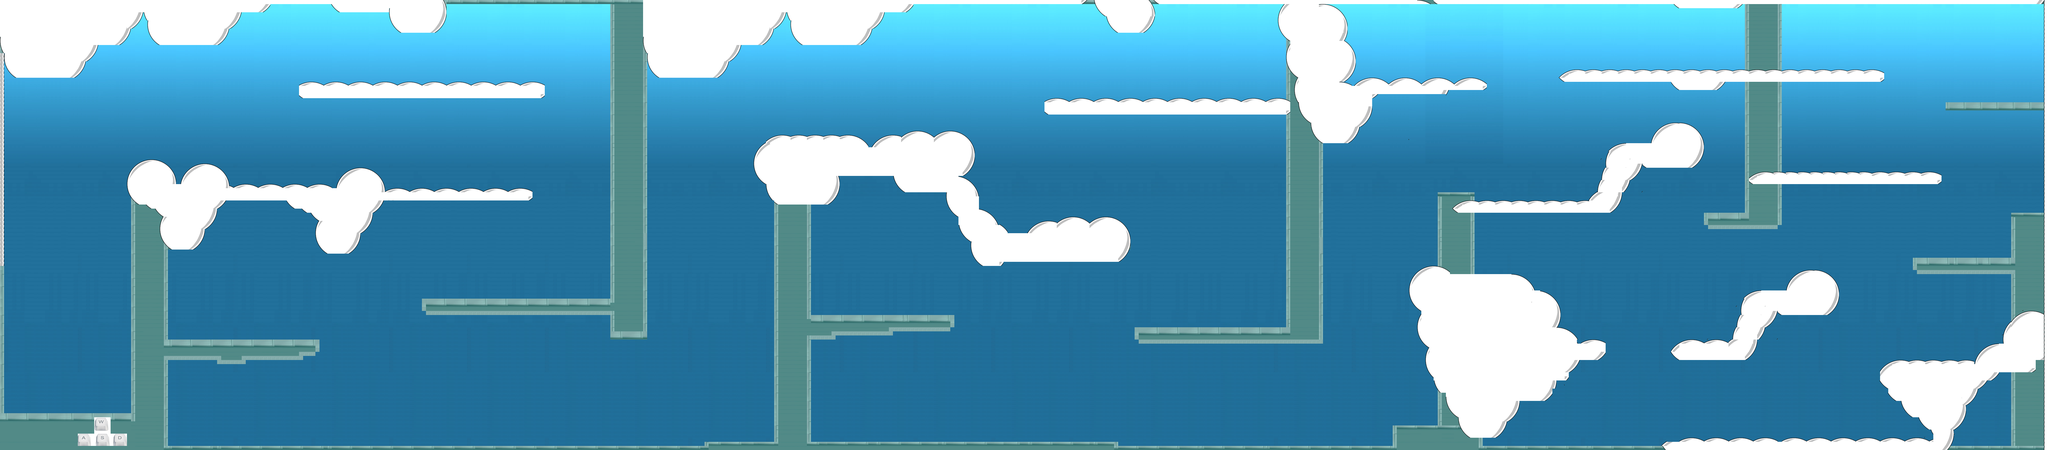

This game map was drawn from its Tiled (.tmx) file and the tilesets committed beside it. A one-line description and the trimmed map source follow:
An orthogonal 500x110 tile map with 15x15 px tiles, 4 tile layers (background, plat, cloud, keys), 4 tilesets and 37 objects (34x 2, JP, START, END).

<map version="1.0" orientation="orthogonal" renderorder="right-down" width="500" height="110" tilewidth="15" tileheight="15" nextobjectid="62">
 <tileset firstgid="1" name="sky1" tilewidth="15" tileheight="15" tilecount="2706" columns="66">
  <image source="../images/sky1.jpg" width="1000" height="615" />
 </tileset>
 <tileset firstgid="2707" name="ball" tilewidth="15" tileheight="15" tilecount="132" columns="12">
  <image source="../images/ball.png" width="181" height="179" />
 </tileset>
 <tileset firstgid="2839" name="city" tilewidth="15" tileheight="15" tilecount="36" columns="6">
  <image source="../images/city.jpg" width="90" height="94" />
 </tileset>
 <tileset firstgid="2875" name="keyboard" tilewidth="15" tileheight="15" tilecount="2806" columns="61">
  <image source="../images/keyboard.png" width="915" height="690" />
 </tileset>
 <layer name="background" width="500" height="110">
  <data>[55000 cells, 54855 non-empty, 173 distinct tile ids]</data>
 </layer>
 <layer name="plat" width="500" height="110">
  <data>[55000 cells, 9491 non-empty, 25 distinct tile ids]</data>
 </layer>
 <layer name="cloud" width="500" height="110">
  <data>[55000 cells, 8948 non-empty, 132 distinct tile ids]</data>
 </layer>
 <layer name="keys" width="500" height="110">
  <data>[55000 cells, 52 non-empty, 52 distinct tile ids]</data>
 </layer>
 <objectgroup name="instruction">
  <object id="3" name="JP" x="43.334" y="1553.52" width="272" height="102.667" />
 </objectgroup>
 <objectgroup name="player">
  <object id="1" name="START" x="91.3333" y="1339.67" width="80" height="168" />
  <object id="2" name="END" x="7288.97" y="129.818" width="186.667" height="232" />
 </objectgroup>
 <objectgroup name="enemies">
  <object id="6" name="RIFLE" type="2" x="1621.09" y="519.394" width="69.3333" height="170.667" />
  <object id="8" name="JPRIFLE" type="2" x="1004.48" y="147.273" width="69.3333" height="170.667" />
  <object id="10" name="JPMELEE" type="2" x="965.819" y="497.334" width="69.3333" height="170.667" />
  <object id="11" name="JPMELEE" type="2" x="3366.91" y="350.424" width="69.3333" height="170.667" />
  <object id="13" name="JPRIFLE" type="2" x="4582.3" y="192.727" width="69.3333" height="170.667" />
  <object id="14" name="JPMELEE" type="2" x="2160.97" y="909.697" width="69.3333" height="170.667" />
  <object id="15" name="JPMELEE" type="2" x="1084.36" y="1340.72" width="69.3333" height="170.667" />
  <object id="16" name="JPMELEE" type="2" x="3155.75" y="975.145" width="69.3333" height="170.667" />
  <object id="17" name="TRUCK" type="2" x="1624" y="1347.15" width="470.667" height="264" />
  <object id="24" name="JPMELEE" type="2" x="3409.45" y="95.2728" width="69.3333" height="170.667" />
  <object id="26" name="JPMELEE" type="2" x="4402.12" y="192.485" width="69.3333" height="170.667" />
  <object id="29" name="RIFLE" type="2" x="6298.55" y="600.606" width="69.3333" height="170.667" />
  <object id="30" name="JPMELEE" type="2" x="5743.64" y="500.974" width="69.3333" height="170.667" />
  <object id="32" name="JPSHIELD" type="2" x="4210.55" y="1025.21" width="69.3333" height="170.667" />
  <object id="34" name="JPMELEE" type="2" x="5560.73" y="270.303" width="69.3333" height="170.667" />
  <object id="35" name="JPMELEE" type="2" x="5942.18" y="60.8477" width="69.3333" height="170.667" />
  <object id="36" name="RIFLE" type="2" x="7171.63" y="188.727" width="69.3333" height="170.667" />
  <object id="37" name="JPSHIELD" type="2" x="6816.48" y="440.242" width="69.3333" height="170.667" />
  <object id="41" name="JPMELEE" type="2" x="6576.91" y="431.758" width="69.3333" height="170.667" />
  <object id="42" name="JPRIFLE" type="2" x="5565.58" y="959.641" width="69.3333" height="170.667" />
  <object id="48" name="JPMELEE" type="2" x="994.303" y="982.424" width="69.3333" height="170.667" />
  <object id="49" name="JPSHIELD" type="2" x="2016.61" y="898.788" width="69.3333" height="170.667" />
  <object id="50" name="RIFLE" type="2" x="1772.61" y="146.667" width="69.3333" height="170.667" />
  <object id="51" name="TRUCK" type="2" x="3745.21" y="1319.88" width="470.667" height="264" />
  <object id="52" name="JPMELEE" type="2" x="5066.43" y="94.181" width="69.3333" height="170.667" />
  <object id="53" name="JPMELEE" type="2" x="6066.79" y="982.425" width="69.3333" height="170.667" />
  <object id="54" name="JPMELEE" type="2" x="6933.45" y="1133.94" width="69.3333" height="170.667" />
  <object id="55" name="JPMELEE" type="2" x="6212.24" y="1418.79" width="69.3333" height="170.667" />
  <object id="56" name="JPMELEE" type="2" x="1290.06" y="506.425" width="69.3333" height="170.667" />
  <object id="57" name="RIFLE" type="2" x="684.727" y="1049.7" width="69.3333" height="170.667" />
  <object id="58" name="MELEE" type="2" x="3848.49" y="665.572" width="69.3333" height="170.667" />
  <object id="59" name="JPMELEE" type="2" x="4828.48" y="1393.33" width="69.3333" height="170.667" />
  <object id="60" name="JPMELEE" type="2" x="4517.27" y="998.546" width="69.3333" height="170.667" />
  <object id="61" name="JPMELEE" type="2" x="7130.42" y="773.334" width="69.3333" height="170.667" />
 </objectgroup>
</map>
